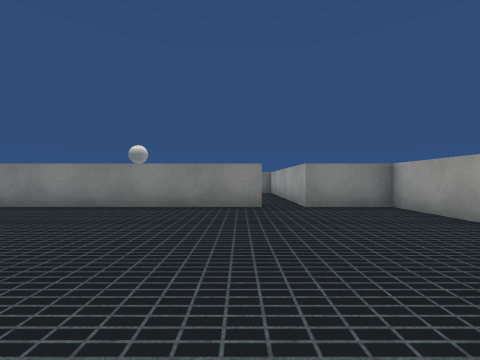
view 1 (above)

16 first-person views from a walk through a scene from a Unity 3-D project. The camera is 0.62 m above the floor, looks level and sees 90° across. The floor is counted in squares, 1 m on a side. Each view is taken from the middle of a square. On the plan, view 1 faces up. The plan holds only what a view shows up to about 9 squares ahead; the rest is blank. Surface patterns are stand-ins for the level's own textures.

view 2
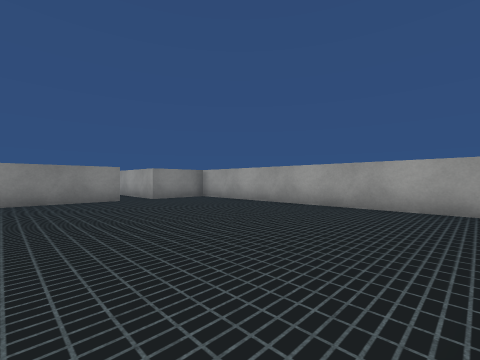

view 3
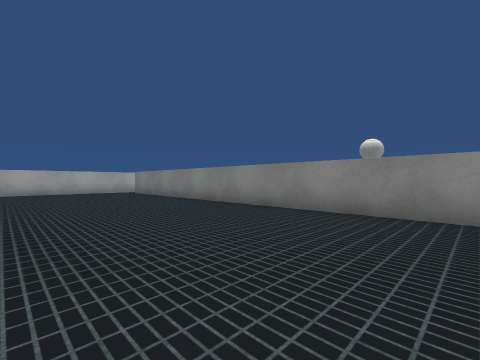

view 4
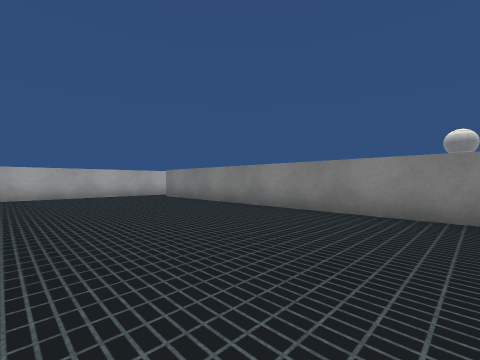

view 5
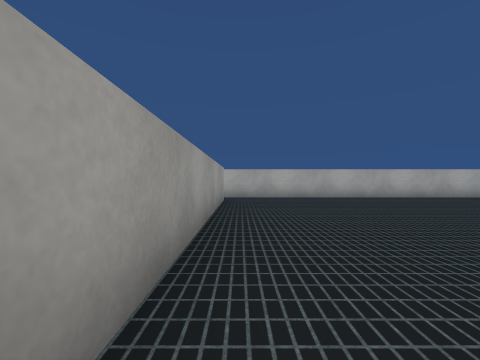

view 6
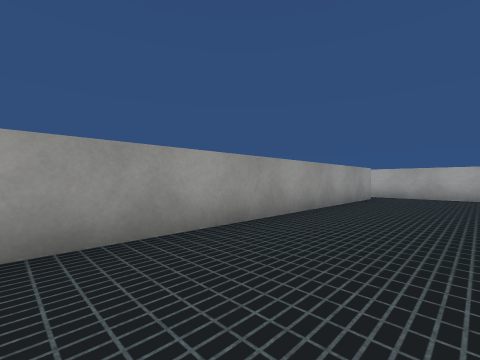

view 7
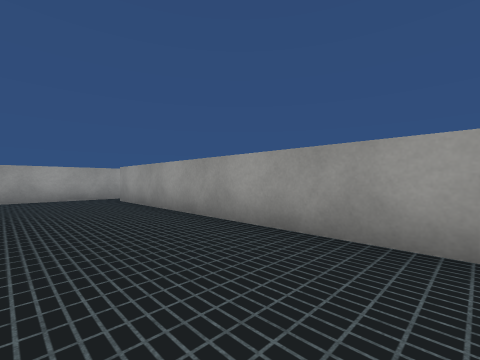

view 8
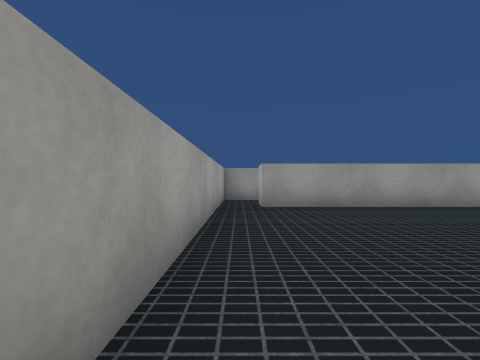

view 9
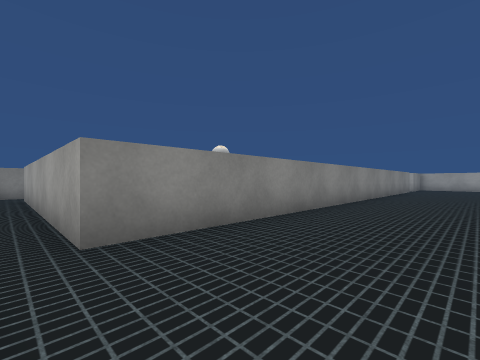

view 10
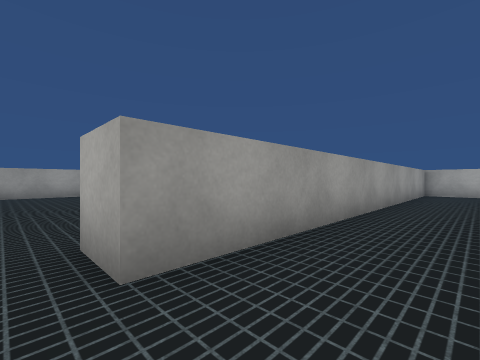

view 11
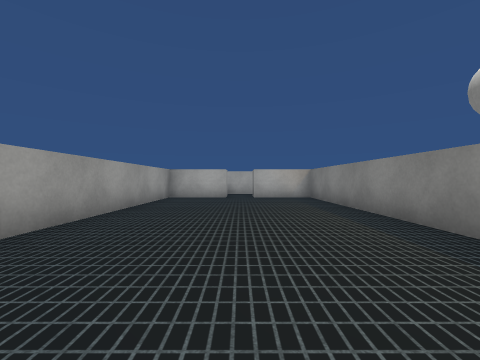

view 12
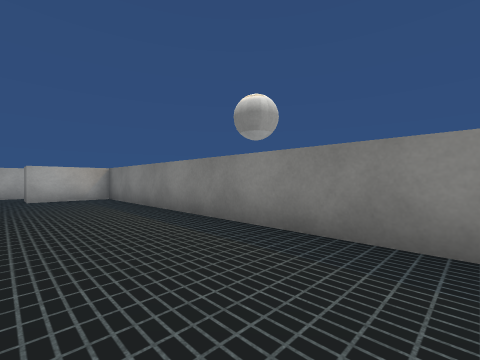

view 13
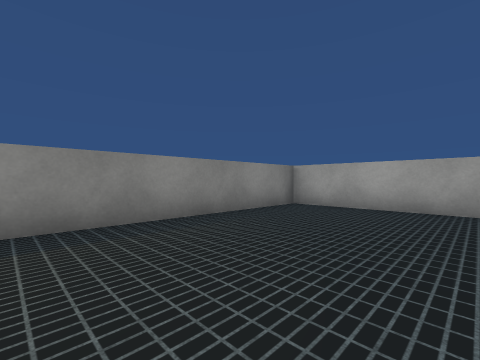

view 14
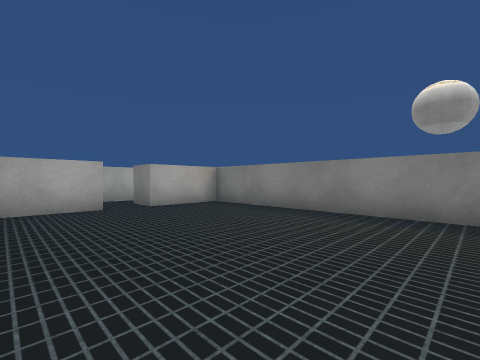

view 15
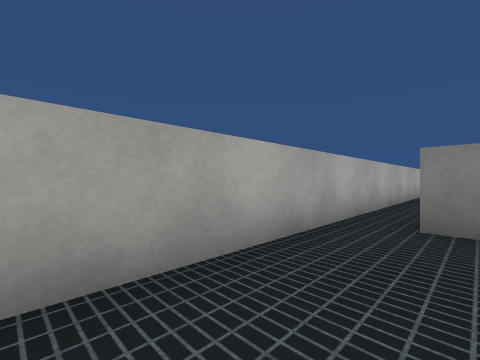

view 16
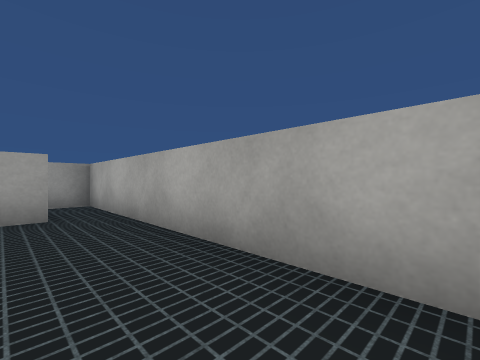

### Floor plan
Ten units are one square. View 1 is at (0, 0); x grows to the right and y downward. Boxes are objects, and circles mark ways between rooms. Rooms are numbered by the first view taken in them; rooms with no view inside come last. Other rooms are left out.
<svg viewBox="-150 -135 190 170">
<path fill="none" stroke="#000" d="M5 -65 5 -55 -135 -55 -135 -125M25 -55 15 -55 15 -65M-135 25 25 25M35 25 35 -55M-145 -124 -145 25M-105 -65 5 -65M-125 -100 -125 -90M15 -65 15 -115 -105 -115"/>
<rect x="25" y="-65" width="10" height="10" fill="#bbb"><title>cube</title></rect>
<rect x="-115" y="-85" width="10" height="20" fill="#bbb"><title>block</title></rect>
<rect x="-115" y="-115" width="10" height="20" fill="#bbb"><title>block</title></rect>
<circle cx="10" cy="-60" r="3" fill="#2a7"/>
<text x="-50" y="-20">1</text>
<text x="-60" y="-90">2</text>
</svg>
Room 1 opens to room 2.

Where each view was taken, in squares from view 1:
view 1: 0 up, 0 right, facing up
view 2: 2 down, 2 left, facing up-right
view 3: 1 up, 2 left, facing up-left
view 4: 1 up, 5 left, facing up-left
view 5: 2 down, 6 left, facing left
view 6: 0 up, 5 left, facing down-left
view 7: 0 up, 5 left, facing down-right
view 8: 3 up, 3 right, facing down
view 9: 3 up, 14 left, facing up-right
view 10: 8 up, 1 right, facing down-left
view 11: 9 up, 2 left, facing left
view 12: 9 up, 2 left, facing up-left
view 13: 8 up, 4 left, facing up-right
view 14: 7 up, 5 left, facing up-left
view 15: 2 up, 13 left, facing up-left
view 16: 2 up, 13 left, facing down-left
